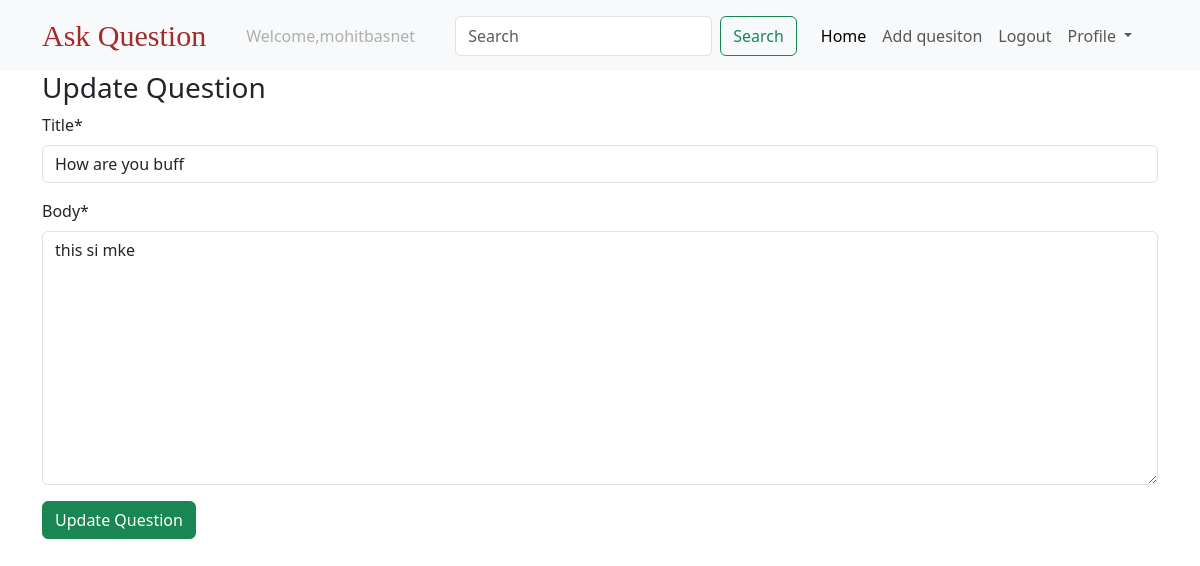
The app's page /update/how-are-you-buff/ (signed in) with its own data.
### users/models.py (models this page shows)
class CustomUser(AbstractUser):
    pass

### questions/models.py (models this page shows, shortened)
class Question(models.Model):
    created_at = models.DateTimeField(auto_now_add=True)
    title = models.CharField(max_length=250)
    body = models.TextField()
    slug = models.SlugField(max_length=250, unique=True)
    author = models.ForeignKey(settings.AUTH_USER_MODEL,
                               on_delete=models.CASCADE,
                               related_name='questions')

### questions/views.py (the view)
# urls.py: path('update/<slug:slug>/',update_question,name = "update-question"),
@login_required
def update_question(request,slug):
    question = Question.objects.get(slug = slug)
    form = QuestionUpdateForm(request.POST or None, instance = question)
    if form.is_valid():
        form.save()
        return redirect('question-list')
    return render(request, 'update.html',{'form': form})

### questions/forms.py
class QuestionUpdateForm(forms.ModelForm):
    class Meta:
        model = Question
        fields = ('title','body')

### templates/update.html (shortened to what this page needs)
{% extends "base.html"%}
{% load crispy_forms_tags %}
{% block body %}
<div class = "container login-style">
    <h3>Update Question </h3>
    <form action="" method = "post" novalidate>
        {{form | crispy}}
        <input type="submit" value = "Update Question" class = "btn btn-success">
    </form>
</div>
{% endblock %}

### templates/navbar.html (shortened to what this page needs)
<nav class="navbar navbar-expand-lg bg-body-tertiary">
    <div class="container">
      <a class="navbar-brand text-style" href="{%url 'question-list'%}">Ask Question</a>
      <div class="collapse navbar-collapse" id="navbarSupportedContent">
        <ul class="navbar-nav me-auto mb-2 mb-lg-0">
          {% if request.user.is_authenticated %}
            <li class="nav-item mx-3">
                <a class="nav-link disabled" aria-disabled="true">Welcome,{{request.user.username}}</a>
              </li>
              <form class="d-flex mx-3" role="search">
                <input class="form-control me-2" type="search" placeholder="Search" name = "q"aria-label="Search">
                <button class="btn btn-outline-success" type="submit">Search</button>
              </form>
          <li class="nav-item">
            <a class="nav-link active" aria-current="page" href="{% url 'question-list'%}">Home</a>
          </li>
          <li class="nav-item">
            <a class="nav-link" href="{% url 'add-question'%}">Add quesiton</a>
          </li>
          <li class="nav-item">
            <a class="nav-link" href="{% url 'logout'%}">Logout</a>
          </li>
          <li class="nav-item dropdown">
            <a class="nav-link dropdown-toggle" href="#" role="button" data-bs-toggle="dropdown" aria-expanded="false">
             Profile
            </a>
          {% endif%}
        </ul>
      </div>
    </div>
  </nav>

### templates/navbar.html (style rules this page uses)
.text-style { font-size: 30px !important; font-family: fantasy !important; color:brown !important; }

### records on screen
CustomUser: user.username "mohitbasnet"
Question: title "How are you buff", body "this si mke"
